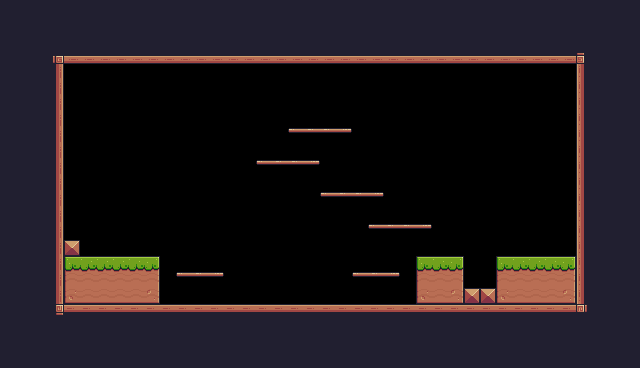

Rendered tile map (Tiled .tmx) drawn with the repository's tilesets; below, a short description and the full map source, tile grids included:
An orthogonal 40x23 tile map with 16x16 px tiles, 1 tile layer (Background) and 23 objects (6x Platform, 4x Fruit, Player, Saw, Checkpoint, ...).

<map version="1.10" tiledversion="1.10.2" orientation="orthogonal" renderorder="right-down" width="40" height="23" tilewidth="16" tileheight="16" infinite="0" nextlayerid="4" nextobjectid="39">
 <tileset firstgid="1" source="Pixel Adventure.tsx" />
 <layer id="1" name="Background" width="40" height="23">
  <properties>
   <property name="BackgroundColor" value="Purple" />
  </properties>
  <data encoding="csv">
24,24,24,24,24,24,24,24,24,24,24,24,24,24,24,24,24,24,24,24,24,24,24,24,24,24,24,24,24,24,24,24,24,24,24,24,24,24,24,24,
24,24,24,24,24,24,24,24,24,24,24,24,24,24,24,24,24,24,24,24,24,24,24,24,24,24,24,24,24,24,24,24,24,24,24,24,24,24,24,24,
24,24,24,24,24,24,24,24,24,24,24,24,24,24,24,24,24,24,24,24,24,24,24,24,24,24,24,24,24,24,24,24,24,24,24,24,24,24,24,24,
24,24,24,92,134,134,134,134,134,134,134,134,134,134,134,134,134,134,134,134,134,134,134,134,134,134,134,134,134,134,134,134,134,134,134,134,93,24,24,24,
24,24,24,113,0,0,0,0,0,0,0,0,0,0,0,0,0,0,0,0,0,0,0,0,0,0,0,0,0,0,0,0,0,0,0,0,111,24,24,24,
24,24,24,113,0,0,0,0,0,0,0,0,0,0,0,0,0,0,0,0,0,0,0,0,0,0,0,0,0,0,0,0,0,0,0,0,111,24,24,24,
24,24,24,113,0,0,0,0,0,0,0,0,0,0,0,0,0,0,0,0,0,0,0,0,0,0,0,0,0,0,0,0,0,0,0,0,111,24,24,24,
24,24,24,113,0,0,0,0,0,0,0,0,0,0,0,0,0,0,0,0,0,0,0,0,0,0,0,0,0,0,0,0,0,0,0,0,111,24,24,24,
24,24,24,113,0,0,0,0,0,0,0,0,0,0,0,0,0,0,40,41,41,42,0,0,0,0,0,0,0,0,0,0,0,0,0,0,111,24,24,24,
24,24,24,113,0,0,0,0,0,0,0,0,0,0,0,0,0,0,0,0,0,0,0,0,0,0,0,0,0,0,0,0,0,0,0,0,111,24,24,24,
24,24,24,113,0,0,0,0,0,0,0,0,0,0,0,0,40,41,41,42,0,0,0,0,0,0,0,0,0,0,0,0,0,0,0,0,111,24,24,24,
24,24,24,113,0,0,0,0,0,0,0,0,0,0,0,0,0,0,0,0,0,0,0,0,0,0,0,0,0,0,0,0,0,0,0,0,111,24,24,24,
24,24,24,113,0,0,0,0,0,0,0,0,0,0,0,0,0,0,0,0,40,41,41,42,0,0,0,0,0,0,0,0,0,0,0,0,111,24,24,24,
24,24,24,113,0,0,0,0,0,0,0,0,0,0,0,0,0,0,0,0,0,0,0,0,0,0,0,0,0,0,0,0,0,0,0,0,111,24,24,24,
24,24,24,113,0,0,0,0,0,0,0,0,0,0,0,0,0,0,0,0,0,0,0,40,41,41,42,0,0,0,0,0,0,0,0,0,111,24,24,24,
24,24,24,113,35,0,0,0,0,0,0,0,0,0,0,0,0,0,0,0,0,0,0,0,0,0,0,0,0,0,0,0,0,0,0,0,111,24,24,24,
24,24,24,113,7,8,8,8,8,9,0,0,0,0,0,0,0,0,0,0,0,0,0,0,0,0,7,8,9,0,0,7,8,8,8,9,111,24,24,24,
24,24,24,113,29,30,30,30,30,31,0,40,41,42,0,0,0,0,0,0,0,0,40,41,42,0,29,30,31,0,0,29,30,30,30,31,111,24,24,24,
24,24,24,113,51,52,52,52,52,53,0,0,0,0,0,0,0,0,0,0,0,0,0,0,0,0,51,52,53,35,35,51,52,52,52,53,111,24,24,24,
24,24,24,114,90,90,90,90,90,90,90,90,90,90,90,90,90,90,90,90,90,90,90,90,90,90,90,90,90,90,90,90,90,90,90,90,115,24,24,24,
24,24,24,24,24,24,24,24,24,24,24,24,24,24,24,24,24,24,24,24,24,112,112,112,112,112,112,112,112,112,112,112,24,24,24,24,24,24,24,24,
24,24,24,24,24,24,24,24,24,24,24,24,24,24,24,24,24,24,24,24,24,24,24,24,24,24,24,24,24,24,24,24,24,24,24,24,24,24,24,24,
24,24,24,24,24,24,24,24,24,24,24,24,24,24,24,24,24,24,24,24,24,24,24,24,24,24,24,24,24,24,24,24,24,24,24,24,24,24,24,24
</data>
 </layer>
 <objectgroup id="3" name="Collisions">
  <object id="6" type="Platform" x="368" y="224" width="64.6667" height="10" />
  <object id="7" x="48" y="64" width="16" height="256" />
  <object id="8" x="48" y="48" width="544" height="16" />
  <object id="9" x="576" y="48" width="16" height="272" />
  <object id="10" x="64" y="304" width="512" height="16" />
  <object id="15" x="416" y="256" width="48" height="48" />
  <object id="16" x="464" y="288" width="32" height="16" />
  <object id="17" x="496" y="256" width="80" height="48" />
  <object id="19" x="64" y="256" width="96" height="48" />
  <object id="20" x="64" y="240" width="16" height="16" />
  <object id="21" type="Platform" x="176" y="272" width="48" height="16" />
  <object id="22" type="Platform" x="352" y="272" width="48" height="16" />
  <object id="28" type="Platform" x="320" y="192" width="64" height="16" />
  <object id="29" type="Platform" x="256" y="160" width="64" height="16" />
  <object id="30" type="Platform" x="288" y="128" width="64" height="16" />
 </objectgroup>
 <objectgroup id="2" name="Spawnpoints">
  <object id="4" name="Player" type="Player" x="96" y="224" width="32" height="32" />
  <object id="23" name="Bananas" type="Fruit" x="192" y="240" width="32" height="32" />
  <object id="25" name="Cherries" type="Fruit" x="336" y="160" width="32" height="32" />
  <object id="26" name="Kiwi" type="Fruit" x="384" y="192" width="32" height="32" />
  <object id="27" name="Orange" type="Fruit" x="304" y="96" width="32" height="32" />
  <object id="35" type="Saw" x="304" y="176" width="32" height="32">
   <properties>
    <property name="isVertical" type="bool" value="true" />
    <property name="offNeg" type="float" value="6" />
    <property name="offPos" type="float" value="4" />
   </properties>
  </object>
  <object id="36" type="Checkpoint" x="512" y="192" width="64" height="64" />
  <object id="37" name="Chicken" type="Chicken" x="304" y="272" width="32" height="32">
   <properties>
    <property name="offNeg" type="float" value="10" />
    <property name="offPos" type="float" value="6" />
   </properties>
  </object>
 </objectgroup>
</map>
